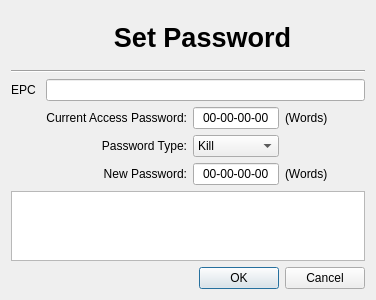
<?xml version="1.0" encoding="UTF-8"?>
<ui version="4.0">
 <class>CGen2SetPasswordDialogClass</class>
 <widget class="QDialog" name="CGen2SetPasswordDialogClass">
  <property name="geometry">
   <rect>
    <x>0</x>
    <y>0</y>
    <width>376</width>
    <height>300</height>
   </rect>
  </property>
  <property name="windowTitle">
   <string>Gen2 - Set Password</string>
  </property>
  <property name="windowIcon">
   <iconset resource="../../../Qrfe/images/qrfe.qrc">
    <normaloff>:/ams logos/mtiWindowIcon</normaloff>:/ams logos/mtiWindowIcon</iconset>
  </property>
  <layout class="QGridLayout" name="gridLayout">
   <item row="0" column="0">
    <widget class="QLabel" name="label_6">
     <property name="text">
      <string/>
     </property>
     <property name="pixmap">
      <pixmap resource="../../../Qrfe/images/qrfe.qrc">:/window images/keyImage</pixmap>
     </property>
    </widget>
   </item>
   <item row="0" column="1" colspan="6">
    <widget class="QLabel" name="label_5">
     <property name="font">
      <font>
       <family>Tahoma</family>
       <pointsize>20</pointsize>
       <weight>75</weight>
       <bold>true</bold>
      </font>
     </property>
     <property name="text">
      <string>Set Password</string>
     </property>
     <property name="alignment">
      <set>Qt::AlignCenter</set>
     </property>
    </widget>
   </item>
   <item row="1" column="0" colspan="7">
    <widget class="Line" name="line">
     <property name="orientation">
      <enum>Qt::Horizontal</enum>
     </property>
    </widget>
   </item>
   <item row="2" column="0" colspan="2">
    <widget class="QLabel" name="label">
     <property name="text">
      <string>EPC</string>
     </property>
    </widget>
   </item>
   <item row="2" column="2" colspan="5">
    <widget class="QLineEdit" name="tagIdEdit">
     <property name="font">
      <font>
       <family>Tahoma</family>
       <pointsize>9</pointsize>
       <weight>75</weight>
       <bold>true</bold>
      </font>
     </property>
     <property name="alignment">
      <set>Qt::AlignCenter</set>
     </property>
     <property name="readOnly">
      <bool>true</bool>
     </property>
    </widget>
   </item>
   <item row="3" column="0">
    <spacer name="horizontalSpacer">
     <property name="orientation">
      <enum>Qt::Horizontal</enum>
     </property>
     <property name="sizeHint" stdset="0">
      <size>
       <width>45</width>
       <height>20</height>
      </size>
     </property>
    </spacer>
   </item>
   <item row="3" column="2" colspan="2">
    <widget class="QLabel" name="label_4">
     <property name="text">
      <string>Current Access Password:</string>
     </property>
     <property name="alignment">
      <set>Qt::AlignRight|Qt::AlignTrailing|Qt::AlignVCenter</set>
     </property>
    </widget>
   </item>
   <item row="3" column="4">
    <widget class="QLineEdit" name="currentPasswordLineEdit">
     <property name="inputMask">
      <string>HH-HH-HH-HH; </string>
     </property>
     <property name="text">
      <string>00-00-00-00</string>
     </property>
     <property name="alignment">
      <set>Qt::AlignCenter</set>
     </property>
    </widget>
   </item>
   <item row="3" column="6">
    <spacer name="horizontalSpacer_2">
     <property name="orientation">
      <enum>Qt::Horizontal</enum>
     </property>
     <property name="sizeHint" stdset="0">
      <size>
       <width>53</width>
       <height>20</height>
      </size>
     </property>
    </spacer>
   </item>
   <item row="4" column="4">
    <widget class="QComboBox" name="typeBox">
     <item>
      <property name="text">
       <string>Kill</string>
      </property>
     </item>
     <item>
      <property name="text">
       <string>Access</string>
      </property>
     </item>
    </widget>
   </item>
   <item row="5" column="1" colspan="3">
    <widget class="QLabel" name="label_7">
     <property name="text">
      <string>New Password:</string>
     </property>
     <property name="alignment">
      <set>Qt::AlignRight|Qt::AlignTrailing|Qt::AlignVCenter</set>
     </property>
    </widget>
   </item>
   <item row="5" column="4">
    <widget class="QLineEdit" name="newPasswordLineEdit">
     <property name="inputMask">
      <string>HH-HH-HH-HH; </string>
     </property>
     <property name="text">
      <string>00-00-00-00</string>
     </property>
     <property name="alignment">
      <set>Qt::AlignCenter</set>
     </property>
    </widget>
   </item>
   <item row="6" column="0" colspan="7">
    <widget class="QTextEdit" name="infoEdit">
     <property name="maximumSize">
      <size>
       <width>16777215</width>
       <height>70</height>
      </size>
     </property>
     <property name="font">
      <font>
       <family>Lucida Console</family>
      </font>
     </property>
     <property name="readOnly">
      <bool>true</bool>
     </property>
    </widget>
   </item>
   <item row="7" column="0" colspan="7">
    <widget class="QDialogButtonBox" name="buttonBox">
     <property name="standardButtons">
      <set>QDialogButtonBox::Cancel|QDialogButtonBox::Ok</set>
     </property>
    </widget>
   </item>
   <item row="4" column="2" colspan="2">
    <widget class="QLabel" name="label_2">
     <property name="text">
      <string>Password Type:</string>
     </property>
     <property name="alignment">
      <set>Qt::AlignRight|Qt::AlignTrailing|Qt::AlignVCenter</set>
     </property>
    </widget>
   </item>
   <item row="3" column="5">
    <widget class="QLabel" name="label_3">
     <property name="text">
      <string>(Words)</string>
     </property>
    </widget>
   </item>
   <item row="5" column="5">
    <widget class="QLabel" name="label_8">
     <property name="text">
      <string>(Words)</string>
     </property>
    </widget>
   </item>
  </layout>
 </widget>
 <layoutdefault spacing="6" margin="11"/>
 <resources>
  <include location="../../../Qrfe/images/qrfe.qrc"/>
  <include location="../../../Qrfe/images/qrfe.qrc"/>
  <include location="../../../Qrfe/images/qrfe.qrc"/>
  <include location="../../../Qrfe/images/qrfe.qrc"/>
  <include location="../../../Qrfe/images/qrfe.qrc"/>
  <include location="../../../Qrfe/images/qrfe.qrc"/>
  <include location="../../../Qrfe/images/qrfe.qrc"/>
 </resources>
 <connections/>
</ui>
